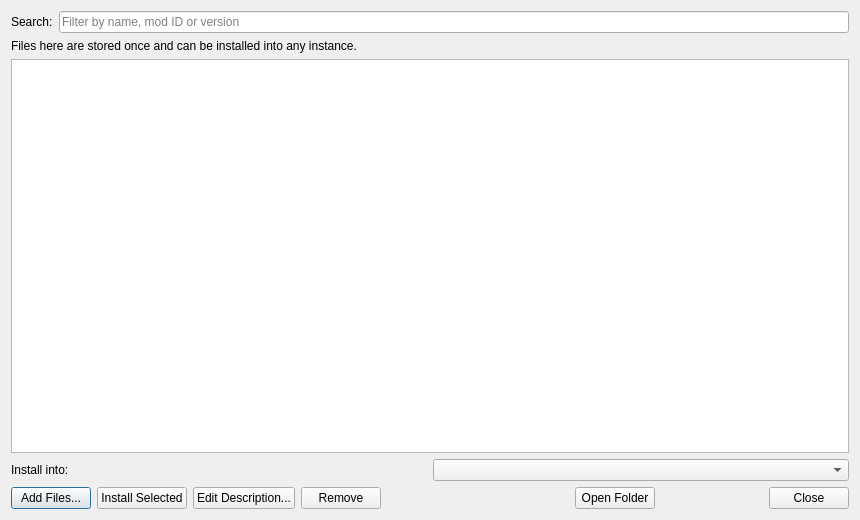
<?xml version="1.0" encoding="UTF-8"?>
<ui version="4.0">
 <class>LibraryDialogForm</class>
 <widget class="QDialog" name="LibraryDialogForm">
  <property name="geometry">
   <rect>
    <x>0</x>
    <y>0</y>
    <width>860</width>
    <height>520</height>
   </rect>
  </property>
  <property name="windowTitle">
   <string>Library</string>
  </property>
  <layout class="QVBoxLayout" name="verticalLayout">
   <item>
    <layout class="QHBoxLayout" name="searchLayout">
     <item>
      <widget class="QLabel" name="searchLabel">
       <property name="text">
        <string>Search:</string>
       </property>
      </widget>
     </item>
     <item>
      <widget class="QLineEdit" name="searchEdit">
       <property name="clearButtonEnabled">
        <bool>true</bool>
       </property>
       <property name="placeholderText">
        <string>Filter by name, mod ID or version</string>
       </property>
      </widget>
     </item>
    </layout>
   </item>
   <item>
    <widget class="QLabel" name="hintLabel">
     <property name="text">
      <string>Files here are stored once and can be installed into any instance.</string>
     </property>
     <property name="wordWrap">
      <bool>true</bool>
     </property>
    </widget>
   </item>
   <item>
    <widget class="QTableView" name="libraryView">
     <property name="selectionBehavior">
      <enum>QAbstractItemView::SelectRows</enum>
     </property>
     <property name="selectionMode">
      <enum>QAbstractItemView::ExtendedSelection</enum>
     </property>
     <property name="sortingEnabled">
      <bool>true</bool>
     </property>
     <property name="contextMenuPolicy">
      <enum>Qt::CustomContextMenu</enum>
     </property>
     <property name="editTriggers">
      <set>QAbstractItemView::NoEditTriggers</set>
     </property>
    </widget>
   </item>
   <item>
    <layout class="QHBoxLayout" name="instanceLayout">
     <item>
      <widget class="QLabel" name="instanceLabel">
       <property name="text">
        <string>Install into:</string>
       </property>
      </widget>
     </item>
     <item>
      <widget class="QComboBox" name="instanceCombo"/>
     </item>
    </layout>
   </item>
   <item>
    <layout class="QHBoxLayout" name="buttonLayout">
     <item>
      <widget class="QPushButton" name="addButton">
       <property name="text">
        <string>Add Files...</string>
       </property>
      </widget>
     </item>
     <item>
      <widget class="QPushButton" name="installButton">
       <property name="text">
        <string>Install Selected</string>
       </property>
      </widget>
     </item>
     <item>
      <widget class="QPushButton" name="editButton">
       <property name="text">
        <string>Edit Description...</string>
       </property>
      </widget>
     </item>
     <item>
      <widget class="QPushButton" name="removeButton">
       <property name="text">
        <string>Remove</string>
       </property>
      </widget>
     </item>
     <item>
      <spacer name="horizontalSpacer">
       <property name="orientation">
        <enum>Qt::Horizontal</enum>
       </property>
       <property name="sizeHint" stdset="0">
        <size>
         <width>40</width>
         <height>20</height>
        </size>
       </property>
      </spacer>
     </item>
     <item>
      <widget class="QPushButton" name="openFolderButton">
       <property name="text">
        <string>Open Folder</string>
       </property>
      </widget>
     </item>
     <item>
      <widget class="QDialogButtonBox" name="buttonBox">
       <property name="standardButtons">
        <set>QDialogButtonBox::Close</set>
       </property>
      </widget>
     </item>
    </layout>
   </item>
  </layout>
 </widget>
 <resources/>
 <connections/>
</ui>
